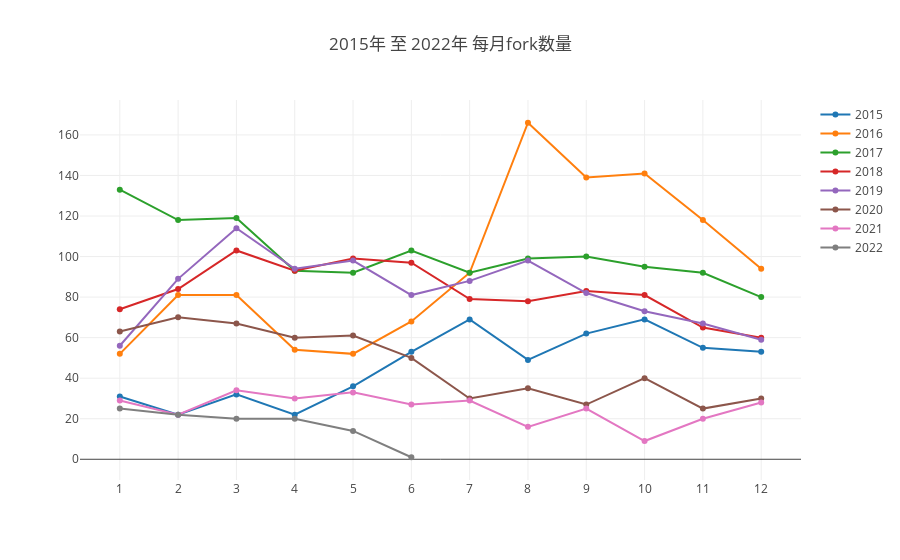

The cell this chart's notebook holds for it:
### Markdown cell above
#### （2）每月新增fork数

### Code cell
var q = `SELECT  toYear(created_at) as Year, toMonth(created_at) as Month, Count(*) as fork_num
    From github_log.events
    where repo_id =${repo_id} and type='ForkEvent'
    Group by toYear(created_at),toMonth(created_at)`;
(openDigger.driver.clickhouse.query(q)).then(data=>{
    //排序
    data.sort(function(a,b){
    return a['Month']-b['Month'];
    })

    Alldata=[]
    Year=[2015,2016,2017,2018,2019,2020,2021,2022]
    for(var i=0;i<Year.length;i++){
        var y=[]
        var x=[]
        data.forEach((d,index)=>{
            if(d['Year']==Year[i]){
                var x_index=x.indexOf(d['Month'])
                if(x_index===-1){
                    y.push(parseInt(d['fork_num']))
                    x.push(d['Month'])
                }
                else {
                    y[x_index]+=parseInt(d['fork_num'])
                }}
})
    Alldata.push({y: y,x:x,name:Year[i]})
    }
   openDigger.render.plotly(Alldata, {
        title:  `${startYear}年 至 ${year}年 每月fork数量`,
        xaxis: {type: 'category'}
    });
    var tableData=[]
    Alldata.forEach((d,index)=>{
    //console.log(d)
    var table={}
    table['年份']=d['name']
    for(var i = 0;i<d['y'].length;i++){
       table[(d['x'][i])+'月']=d['y'][i]
        }
    tableData.push(table)
});
    console.table(tableData)
})

### Figure 1 — Plotly figure (JSON) as saved in the notebook; plotly's stock layout.template omitted (floating-point values rounded to 4 significant figures)
{"data": [{"name": 2015, "x": [1, 2, 3, 4, 5, 6, 7, 8, 9, 10, 11, 12], "y": [31, 22, 32, 22, 36, 53, 69, 49, 62, 69, 55, 53]}, {"name": 2016, "x": [1, 2, 3, 4, 5, 6, 7, 8, 9, 10, 11, 12], "y": [52, 81, 81, 54, 52, 68, 92, 166, 139, 141, 118, 94]}, {"name": 2017, "x": [1, 2, 3, 4, 5, 6, 7, 8, 9, 10, 11, 12], "y": [133, 118, 119, 93, 92, 103, 92, 99, 100, 95, 92, 80]}, {"name": 2018, "x": [1, 2, 3, 4, 5, 6, 7, 8, 9, 10, 11, 12], "y": [74, 84, 103, 93, 99, 97, 79, 78, 83, 81, 65, 60]}, {"name": 2019, "x": [1, 2, 3, 4, 5, 6, 7, 8, 9, 10, 11, 12], "y": [56, 89, 114, 94, 98, 81, 88, 98, 82, 73, 67, 59]}, {"name": 2020, "x": [1, 2, 3, 4, 5, 6, 7, 8, 9, 10, 11, 12], "y": [63, 70, 67, 60, 61, 50, 30, 35, 27, 40, 25, 30]}, {"name": 2021, "x": [1, 2, 3, 4, 5, 6, 7, 8, 9, 10, 11, 12], "y": [29, 22, 34, 30, 33, 27, 29, 16, 25, 9, 20, 28]}, {"name": 2022, "x": [1, 2, 3, 4, 5, 6], "y": [25, 22, 20, 20, 14, 1]}], "layout": {"autosize": true, "title": {"text": "2015年 至 2022年 每月fork数量"}, "xaxis": {"autorange": true, "range": [-0.6756, 11.68], "type": "category"}, "yaxis": {"autorange": true, "range": [-12.62, 179.6], "type": "linear"}}}
